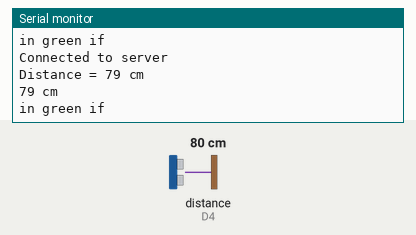
Recording of a sketch running on a simulated ESP8266 (Wemos D1 mini). Parts: the last lines printed to the serial monitor. Wiring (inferred from the names in the program): ultrasonic range finder: trigger D3; echo D4. The inputs (shaded band) are chosen by the test bench; at power-on: distance to the obstacle (sensor on D4) 80 cm. The echo pulse lasts 58.3 µs per cm; WiFi joins after 1.5 s; servers stay silent unless stated.

Above: at 3.7 s.
3.8 s: distance to the obstacle (sensor on D4) set to 15 cm
At 3.99 s:
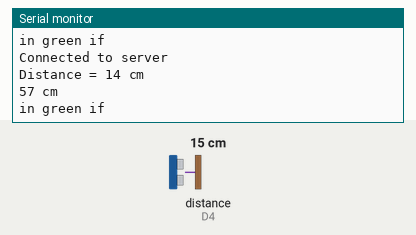
5.3 s: distance to the obstacle (sensor on D4) set to 12 cm
At 5.75 s:
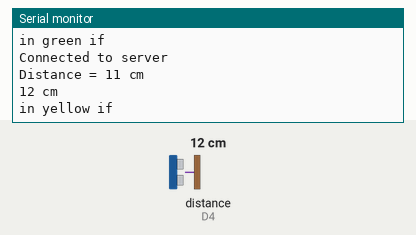
Timing chart, 0 to 8.3 s (numbered marks = the images above; inputs shaded):
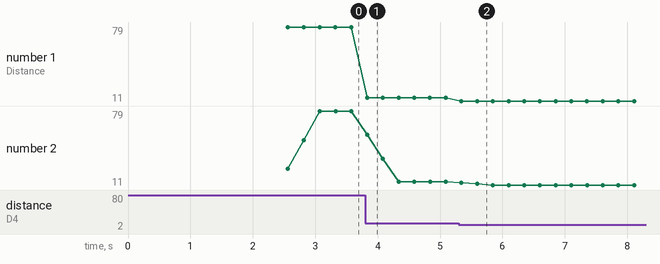

The sketch:

Distance_Sensor.ino
```cpp
#include <ESP8266WiFi.h>
//#include <NewPing.h>  //https://www.makerguides.com/hc-sr04-arduino-tutorial/

const char* wifiSSID = "Brian's Pixel"; // In order for this to work, you MUST specify the SSID for your wifi
const char* wifiPSK = "00000007"; // And the preshared key (wifi password)

// Define pins and max distance:
int trigPin = D3;
int echoPin = D4;
//#define MAX_DISTANCE 350 // Maximum distance we want to ping for (in centimeters). Maximum sensor distance is rated at 400-500cm.

//NewPing sonar(trigPin, echoPin, MAX_DISTANCE); // NewPing setup of pins and maximum distance.
long duration;
int distance;

//Last 3 readings for averages
int dis1 = 0;
int dis2 = 0;
int dis3 = 0;
int avgDis = 0;

int    HTTP_PORT   = 80;
String HTTP_METHOD = "GET"; // or "POST"
char   HOST_NAME[] = "192.168.34.141"; // hostname of web server:


WiFiClient client;


void setup() {


  Serial.begin(9600); // Open serial monitor at 9600 baud to see ping results.

  pinMode(trigPin, OUTPUT);
  pinMode(echoPin, INPUT);
  delay(1000);

  // ** Connect to WiFi network - Adapted from http://www.esp8266learning.com/wemos-webserver-example.php

  Serial.print("Connecting to "); // Display debugging connection info

  Serial.println(wifiSSID); // Print the configured SSID to the Serial Monitor

  WiFi.begin(wifiSSID, wifiPSK); // Use the provided SSID and PSK to connect

  while (WiFi.status() != WL_CONNECTED) { // If not connected to wifi

    delay(500); // Pause

    Serial.print("."); // Print a dot each loop while trying to connect

  }

  Serial.println("");

  Serial.println("WiFi connected"); // Print "connected" message to the Serial Monitor


  Serial.print("Use this URL : "); // Print the connected IP address to the Serial Monitor

  Serial.print("http://");

  Serial.print(WiFi.localIP());

  Serial.println("/");

  // ** End Adapted Code - This is the end of the code that was adapted from www.esplearning.com
}

void loop() {
  // put your main code here, to run repeatedly:
  delay(50); // Wait 50ms between pings (about 20 pings/sec). 29ms should be the shortest delay between pings.
  //distance = sonar.ping_in();

  digitalWrite(trigPin, LOW);
  delayMicroseconds(5);

  // Trigger the sensor by setting the trigPin high for 10 microseconds:
  digitalWrite(trigPin, HIGH);
  delayMicroseconds(10);
  digitalWrite(trigPin, LOW);

  // Read the echoPin, pulseIn() returns the duration (length of the pulse) in microseconds:
  duration = pulseIn(echoPin, HIGH);
  // Calculate the distance:
  distance = duration * 0.034 / 2;

  Serial.print("Distance = ");
  Serial.print(distance); // Distance will be 0 when out of set max range.
  Serial.println(" cm");

  if(distance > 150){
    distance = dis1;
  }
  dis3 = dis2;
  dis2 = dis1;
  dis1 = distance;

  avgDis = (dis1 + dis2 + dis3) / 3;
  Serial.print(avgDis);
  Serial.println(" cm");

  if(avgDis >= 13){
    Serial.println("in green if");
    if(client.connect(HOST_NAME, HTTP_PORT)) {
      // if connected:
      Serial.println("Connected to server");
      client.println(HTTP_METHOD + " " + "/ledGREEN=ON" + " HTTP/1.1");
      client.println("Host: " + String(HOST_NAME));
      client.println("Connection: close");
      client.println(); // end HTTP header
    }
  }
  else if(avgDis < 13 && avgDis > 4){
    Serial.println("in yellow if");
    if(client.connect(HOST_NAME, HTTP_PORT)) {
      // if connected:
      Serial.println("Connected to server");
      client.println(HTTP_METHOD + " " + "/ledYELLOW=ON" + " HTTP/1.1");
      client.println("Host: " + String(HOST_NAME));
      client.println("Connection: close");
      client.println(); // end HTTP header
    }
  }
  else if(avgDis < 4){
    Serial.println("in red if");
    if(client.connect(HOST_NAME, HTTP_PORT)) {
      // if connected:
      Serial.println("Connected to server");
      client.println(HTTP_METHOD + " " + "/ledRED=ON" + " HTTP/1.1");
      client.println("Host: " + String(HOST_NAME));
      client.println("Connection: close");
      client.println(); // end HTTP header
    }
  }

}
```

Measured:
- the behaviour switches between 14 and 13 cm on distance to the obstacle (sensor on D4) (found by bisection; images 1 and 2)
- after the input at 3.8 s, the serial monitor: prints a new line at once (image 1)
- after the input at 5.3 s, the serial monitor: prints a new line at once (image 2)
- plotted number 1: 79 → 14 after the input at 3.8 s, 14 → 11 after the input at 5.3 s
- plotted number 2: 79 → 14 after the input at 3.8 s, 14 → 11 after the input at 5.3 s
